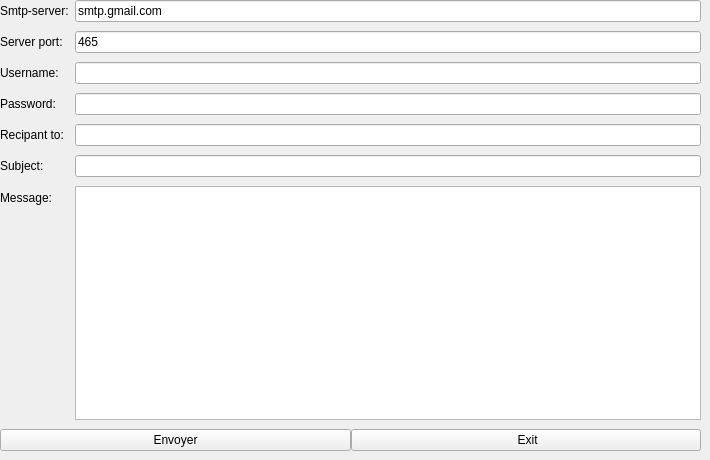
        <widget class="QWidget" name="tab_24">
         <attribute name="title">
          <string>Mail</string>
         </attribute>
         <widget class="QWidget" name="layoutWidget_2">
          <property name="geometry">
           <rect>
            <x>0</x>
            <y>0</y>
            <width>701</width>
            <height>451</height>
           </rect>
          </property>
          <layout class="QFormLayout" name="formLayout_21">
           <property name="fieldGrowthPolicy">
            <enum>QFormLayout::ExpandingFieldsGrow</enum>
           </property>
           <property name="rowWrapPolicy">
            <enum>QFormLayout::WrapLongRows</enum>
           </property>
           <property name="verticalSpacing">
            <number>9</number>
           </property>
           <item row="0" column="0">
            <widget class="QLabel" name="label_81">
             <property name="text">
              <string>Smtp-server:</string>
             </property>
            </widget>
           </item>
           <item row="0" column="1">
            <widget class="QLineEdit" name="lineEdit_39F">
             <property name="text">
              <string>smtp.gmail.com</string>
             </property>
            </widget>
           </item>
           <item row="1" column="0">
            <widget class="QLabel" name="label_831">
             <property name="text">
              <string>Server port:</string>
             </property>
            </widget>
           </item>
           <item row="1" column="1">
            <widget class="QLineEdit" name="port_2F">
             <property name="text">
              <string>465</string>
             </property>
            </widget>
           </item>
           <item row="2" column="0">
            <widget class="QLabel" name="label_84">
             <property name="text">
              <string>Username:</string>
             </property>
            </widget>
           </item>
           <item row="2" column="1">
            <widget class="QLineEdit" name="uname_4F"/>
           </item>
           <item row="3" column="0">
            <widget class="QLabel" name="label_85">
             <property name="text">
              <string>Password:</string>
             </property>
            </widget>
           </item>
           <item row="3" column="1">
            <widget class="QLineEdit" name="paswd_2F">
             <property name="inputMask">
              <string/>
             </property>
             <property name="echoMode">
              <enum>QLineEdit::Password</enum>
             </property>
            </widget>
           </item>
           <item row="4" column="0">
            <widget class="QLabel" name="label_86">
             <property name="text">
              <string>Recipant to:</string>
             </property>
            </widget>
           </item>
           <item row="4" column="1">
            <widget class="QLineEdit" name="rcpt_2F"/>
           </item>
           <item row="5" column="0">
            <widget class="QLabel" name="label_871">
             <property name="text">
              <string>Subject:</string>
             </property>
            </widget>
           </item>
           <item row="5" column="1">
            <widget class="QLineEdit" name="subject_2F"/>
           </item>
           <item row="6" column="0">
            <widget class="QLabel" name="label_88">
             <property name="text">
              <string>Message:</string>
             </property>
            </widget>
           </item>
           <item row="6" column="1">
            <widget class="QPlainTextEdit" name="msg_2F"/>
           </item>
           <item row="7" column="0" colspan="2">
            <layout class="QHBoxLayout" name="horizontalLayout_21">
             <item>
              <widget class="QPushButton" name="sendBtn_2F">
               <property name="text">
                <string>    Envoyer    </string>
               </property>
              </widget>
             </item>
             <item>
              <widget class="QPushButton" name="exitBtn_2F">
               <property name="text">
                <string>     Exit    </string>
               </property>
              </widget>
             </item>
            </layout>
           </item>
          </layout>
         </widget>
        </widget>
